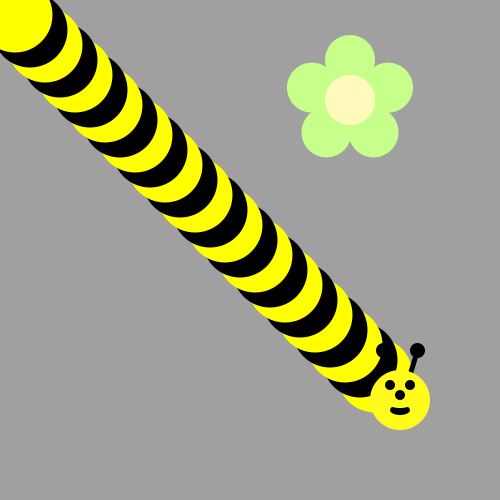
Frame 1 (no input)
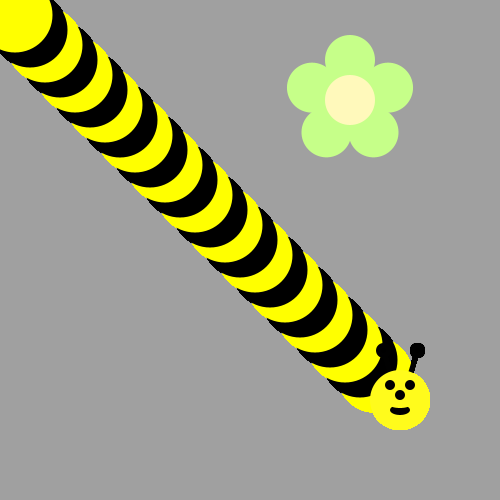
Frame 60 (the mouse pressed at the canvas centre just before this capture)
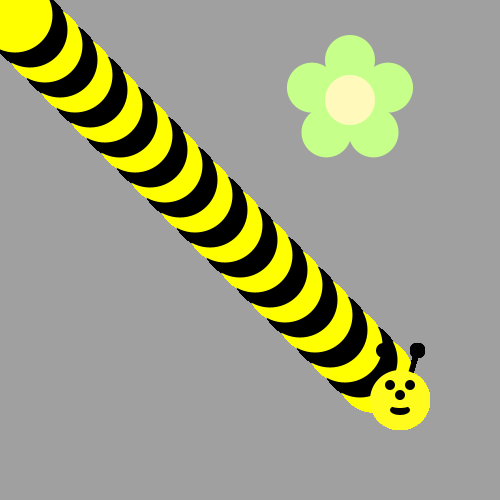
Frame 120 (the mouse held since frame 60 and released just before this capture)

The Processing sketch that drew these frames (run headless with seeded random() and noise(); from frame 60 on, the mouse is pressed at the canvas centre):

// Processing sketch: bumble_bee
// ── bumble_bee.pde
void draw() {
/*Use a loop to make a body for the Bee!
Then put his head on using drawBeeFace(x,y)
Use Modulo to make the colors alternate 
*/

for (int i=25; i>=1; i--) {



    if (i % 2 == 0) {
      fill(0, 0, 0);
    } else {
      fill(255,255,0);
    }
     ellipse(i*15, i*15, 75, 75);
  }
  drawBeeFace(400,400);
}



void drawFlower(int x, int y) {
     noStroke();
     translate(x, y);
     // draw 5 petals, rotating after each one
     fill(#c6ff89);      // green
      for (int i = 0; i < 5; i++) {
           ellipse(0, -40, 50, 50);
          rotate(radians(72));
     }
     fill(#fff9bb); // light yellow
     ellipse(0, 0, 50, 50);
} 
void drawBeeFace(int BeeFaceX, int BeeFaceY) {
     noStroke();
     fill(0, 0, 0);
     stroke(1);
     strokeWeight(5);
     line(BeeFaceX-10, BeeFaceY-27, BeeFaceX-17, BeeFaceY-50);
     line(BeeFaceX+10, BeeFaceY-27, BeeFaceX+17, BeeFaceY-50);
     ellipse(BeeFaceX-17, BeeFaceY-50, 10, 10);
     ellipse(BeeFaceX+17, BeeFaceY-50, 10, 10);
     noStroke();
     fill(255, 251, 28);
     ellipse(BeeFaceX, BeeFaceY, 60, 60); // face
     fill(255, 237, 209);
     fill(0,0,0);
      ellipse(BeeFaceX-10, BeeFaceY-15, 10, 10); // eyes
     ellipse(BeeFaceX+10, BeeFaceY-15, 10, 10);
      ellipse(BeeFaceX, BeeFaceY-5, 10, 10); // nose
      ellipse(BeeFaceX, BeeFaceY+10, 20, 10);// mouth
     fill(255, 251, 28);
     ellipse(BeeFaceX, BeeFaceY+5, 20, 6);
}

void setup() {
     ellipseMode(CENTER);
     size(500, 500);
     background(160, 160, 160);
      drawFlower(350, 100);
}
